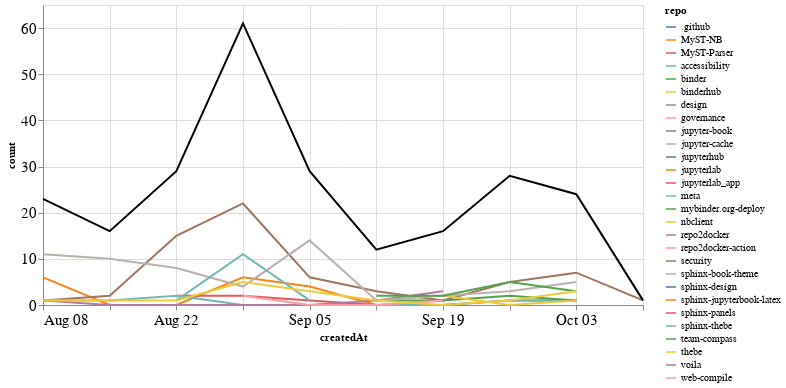

The cell this chart's notebook holds for it:
### Markdown cell above
### Comments

### Code cell
comments_time = comments.groupby('repo').resample('W', on='createdAt').count()['author'].reset_index()
comments_time = comments_time.rename(columns={'author': 'count'})
comments_time_total = comments_time.groupby('createdAt').agg({"count": "sum"}).reset_index()
ch1 = alt.Chart(comments_time, width=600).mark_line().encode(
    x='createdAt',
    y='count',
    color='repo',
    tooltip="repo"
)

ch2 = alt.Chart(comments_time_total, width=600).mark_line(color="black").encode(
    x='createdAt',
    y='count',
)

ch1 + ch2

### Figure 1 — Vega-Lite specification as saved in the notebook (floating-point values rounded to 4 significant figures)
{"config": {"axisLeft": {"labelFontSize": 15}, "axisBottom": {"labelFontSize": 15}}, "layer": [{"data": {"name": "data-2a4ba45070d0171a471437e7e0fd7efa"}, "mark": "line", "encoding": {"color": {"type": "nominal", "field": "repo"}, "tooltip": {"type": "nominal", "field": "repo"}, "x": {"type": "temporal", "field": "createdAt"}, "y": {"type": "quantitative", "field": "count"}}, "width": 600}, {"data": {"name": "data-fc1100022707d766e9a597b95be641a0"}, "mark": {"type": "line", "color": "black"}, "encoding": {"x": {"type": "temporal", "field": "createdAt"}, "y": {"type": "quantitative", "field": "count"}}, "width": 600}], "$schema": "https://vega.github.io/schema/vega-lite/v4.8.1.json", "datasets": {"data-2a4ba45070d0171a471437e7e0fd7efa": [{"repo": ".github", "createdAt": "2021-09-12T00:00:00", "count": 1}, {"repo": "MyST-NB", "createdAt": "2021-08-08T00:00:00", "count": 6}, {"repo": "MyST-NB", "createdAt": "2021-08-15T00:00:00", "count": 0}, {"repo": "MyST-NB", "createdAt": "2021-08-22T00:00:00", "count": 0}, {"repo": "MyST-NB", "createdAt": "2021-08-29T00:00:00", "count": 6}, {"repo": "MyST-NB", "createdAt": "2021-09-05T00:00:00", "count": 4}, {"repo": "MyST-NB", "createdAt": "2021-09-12T00:00:00", "count": 0}, {"repo": "MyST-NB", "createdAt": "2021-09-19T00:00:00", "count": 1}, {"repo": "MyST-Parser", "createdAt": "2021-08-22T00:00:00", "count": 2}, {"repo": "MyST-Parser", "createdAt": "2021-08-29T00:00:00", "count": 2}, {"repo": "MyST-Parser", "createdAt": "2021-09-05T00:00:00", "count": 1}, {"repo": "MyST-Parser", "createdAt": "2021-09-12T00:00:00", "count": 0}, {"repo": "MyST-Parser", "createdAt": "2021-09-19T00:00:00", "count": 0}, {"repo": "MyST-Parser", "createdAt": "2021-09-26T00:00:00", "count": 1}, {"repo": "MyST-Parser", "createdAt": "2021-10-03T00:00:00", "count": 1}, {"repo": "accessibility", "createdAt": "2021-08-29T00:00:00", "count": 2}, {"repo": "binder", "createdAt": "2021-09-19T00:00:00", "count": 1}, {"repo": "binderhub", "createdAt": "2021-09-26T00:00:00", "count": 8}, {"repo": "design", "createdAt": "2021-08-29T00:00:00", "count": 1}, {"repo": "governance", "createdAt": "2021-09-19T00:00:00", "count": 2}, {"repo": "jupyter-book", "createdAt": "2021-08-08T00:00:00", "count": 1}, {"repo": "jupyter-book", "createdAt": "2021-08-15T00:00:00", "count": 2}, {"repo": "jupyter-book", "createdAt": "2021-08-22T00:00:00", "count": 15}, {"repo": "jupyter-book", "createdAt": "2021-08-29T00:00:00", "count": 22}, {"repo": "jupyter-book", "createdAt": "2021-09-05T00:00:00", "count": 6}, {"repo": "jupyter-book", "createdAt": "2021-09-12T00:00:00", "count": 3}, {"repo": "jupyter-book", "createdAt": "2021-09-19T00:00:00", "count": 1}, {"repo": "jupyter-book", "createdAt": "2021-09-26T00:00:00", "count": 5}, {"repo": "jupyter-book", "createdAt": "2021-10-03T00:00:00", "count": 7}, {"repo": "jupyter-book", "createdAt": "2021-10-10T00:00:00", "count": 1}, {"repo": "jupyter-cache", "createdAt": "2021-08-29T00:00:00", "count": 1}, {"repo": "jupyterhub", "createdAt": "2021-08-29T00:00:00", "count": 4}, {"repo": "jupyterlab", "createdAt": "2021-08-15T00:00:00", "count": 2}, {"repo": "jupyterlab_app", "createdAt": "2021-09-26T00:00:00", "count": 1}, {"repo": "meta", "createdAt": "2021-08-08T00:00:00", "count": 1}, {"repo": "meta", "createdAt": "2021-08-15T00:00:00", "count": 1}, {"repo": "meta", "createdAt": "2021-08-22T00:00:00", "count": 2}, {"repo": "meta", "createdAt": "2021-08-29T00:00:00", "count": 0}, {"repo": "meta", "createdAt": "2021-09-05T00:00:00", "count": 0}, {"repo": "meta", "createdAt": "2021-09-12T00:00:00", "count": 0}, {"repo": "meta", "createdAt": "2021-09-19T00:00:00", "count": 0}, {"repo": "meta", "createdAt": "2021-09-26T00:00:00", "count": 1}, {"repo": "meta", "createdAt": "2021-10-03T00:00:00", "count": 1}, {"repo": "mybinder.org-deploy", "createdAt": "2021-09-12T00:00:00", "count": 1}, {"repo": "mybinder.org-deploy", "createdAt": "2021-09-19T00:00:00", "count": 1}, {"repo": "mybinder.org-deploy", "createdAt": "2021-09-26T00:00:00", "count": 2}, {"repo": "mybinder.org-deploy", "createdAt": "2021-10-03T00:00:00", "count": 1}, {"repo": "nbclient", "createdAt": "2021-09-19T00:00:00", "count": 2}, {"repo": "nbclient", "createdAt": "2021-09-26T00:00:00", "count": 0}, {"repo": "nbclient", "createdAt": "2021-10-03T00:00:00", "count": 1}, {"repo": "repo2docker", "createdAt": "2021-08-08T00:00:00", "count": 1}, {"repo": "repo2docker", "createdAt": "2021-08-15T00:00:00", "count": 0}, {"repo": "repo2docker", "createdAt": "2021-08-22T00:00:00", "count": 0}, {"repo": "repo2docker", "createdAt": "2021-08-29T00:00:00", "count": 0}, {"repo": "repo2docker", "createdAt": "2021-09-05T00:00:00", "count": 0}, {"repo": "repo2docker", "createdAt": "2021-09-12T00:00:00", "count": 1}, {"repo": "repo2docker", "createdAt": "2021-09-19T00:00:00", "count": 3}, {"repo": "repo2docker-action", "createdAt": "2021-08-29T00:00:00", "count": 2}, {"repo": "repo2docker-action", "createdAt": "2021-09-05T00:00:00", "count": 0}, {"repo": "repo2docker-action", "createdAt": "2021-09-12T00:00:00", "count": 0}, {"repo": "repo2docker-action", "createdAt": "2021-09-19T00:00:00", "count": 1}, {"repo": "security", "createdAt": "2021-10-03T00:00:00", "count": 1}, {"repo": "sphinx-book-theme", "createdAt": "2021-08-08T00:00:00", "count": 11}, {"repo": "sphinx-book-theme", "createdAt": "2021-08-15T00:00:00", "count": 10}, {"repo": "sphinx-book-theme", "createdAt": "2021-08-22T00:00:00", "count": 8}, {"repo": "sphinx-book-theme", "createdAt": "2021-08-29T00:00:00", "count": 4}, {"repo": "sphinx-book-theme", "createdAt": "2021-09-05T00:00:00", "count": 14}, {"repo": "sphinx-book-theme", "createdAt": "2021-09-12T00:00:00", "count": 1}, {"repo": "sphinx-book-theme", "createdAt": "2021-09-19T00:00:00", "count": 2}, {"repo": "sphinx-book-theme", "createdAt": "2021-09-26T00:00:00", "count": 3}, {"repo": "sphinx-book-theme", "createdAt": "2021-10-03T00:00:00", "count": 5}, {"repo": "sphinx-design", "createdAt": "2021-08-08T00:00:00", "count": 2}, {"repo": "sphinx-jupyterbook-latex", "createdAt": "2021-10-03T00:00:00", "count": 1}, {"repo": "sphinx-panels", "createdAt": "2021-08-29T00:00:00", "count": 1}, {"repo": "sphinx-thebe", "createdAt": "2021-08-22T00:00:00", "count": 1}, {"repo": "sphinx-thebe", "createdAt": "2021-08-29T00:00:00", "count": 11}, {"repo": "sphinx-thebe", "createdAt": "2021-09-05T00:00:00", "count": 1}, {"repo": "team-compass", "createdAt": "2021-09-12T00:00:00", "count": 2}, {"repo": "team-compass", "createdAt": "2021-09-19T00:00:00", "count": 2}, {"repo": "team-compass", "createdAt": "2021-09-26T00:00:00", "count": 5}, {"repo": "team-compass", "createdAt": "2021-10-03T00:00:00", "count": 3}, {"repo": "thebe", "createdAt": "2021-08-08T00:00:00", "count": 1}, {"repo": "thebe", "createdAt": "2021-08-15T00:00:00", "count": 1}, {"repo": "thebe", "createdAt": "2021-08-22T00:00:00", "count": 1}, {"repo": "thebe", "createdAt": "2021-08-29T00:00:00", "count": 5}, {"repo": "thebe", "createdAt": "2021-09-05T00:00:00", "count": 3}, {"repo": "thebe", "createdAt": "2021-09-12T00:00:00", "count": 1}, {"repo": "thebe", "createdAt": "2021-09-19T00:00:00", "count": 0}, {"repo": "thebe", "createdAt": "2021-09-26T00:00:00", "count": 1}, {"repo": "thebe", "createdAt": "2021-10-03T00:00:00", "count": 3}, {"repo": "voila", "createdAt": "2021-09-12T00:00:00", "count": 2}, {"repo": "web-compile", "createdAt": "2021-09-26T00:00:00", "count": 1}], "data-fc1100022707d766e9a597b95be641a0": [{"createdAt": "2021-08-08T00:00:00", "count": 23}, {"createdAt": "2021-08-15T00:00:00", "count": 16}, {"createdAt": "2021-08-22T00:00:00", "count": 29}, {"createdAt": "2021-08-29T00:00:00", "count": 61}, {"createdAt": "2021-09-05T00:00:00", "count": 29}, {"createdAt": "2021-09-12T00:00:00", "count": 12}, {"createdAt": "2021-09-19T00:00:00", "count": 16}, {"createdAt": "2021-09-26T00:00:00", "count": 28}, {"createdAt": "2021-10-03T00:00:00", "count": 24}, {"createdAt": "2021-10-10T00:00:00", "count": 1}]}}
